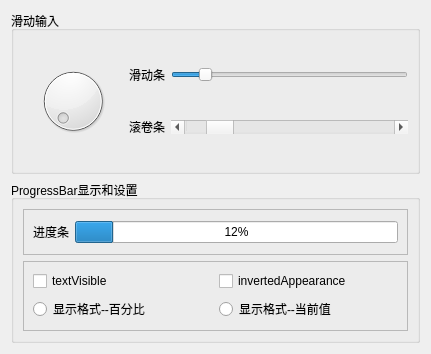
<?xml version="1.0" encoding="UTF-8"?>
<ui version="4.0">
 <class>Widget</class>
 <widget class="QWidget" name="Widget">
  <property name="geometry">
   <rect>
    <x>0</x>
    <y>0</y>
    <width>431</width>
    <height>354</height>
   </rect>
  </property>
  <property name="windowTitle">
   <string>Widget</string>
  </property>
  <layout class="QVBoxLayout" name="verticalLayout">
   <item>
    <widget class="QGroupBox" name="groupBox">
     <property name="title">
      <string>滑动输入</string>
     </property>
     <layout class="QGridLayout" name="gridLayout">
      <item row="0" column="0" rowspan="2">
       <widget class="QDial" name="dial"/>
      </item>
      <item row="0" column="1">
       <widget class="QLabel" name="label">
        <property name="text">
         <string>滑动条</string>
        </property>
       </widget>
      </item>
      <item row="0" column="2">
       <widget class="QSlider" name="horizontalSlider">
        <property name="minimum">
         <number>1</number>
        </property>
        <property name="maximum">
         <number>200</number>
        </property>
        <property name="value">
         <number>25</number>
        </property>
        <property name="orientation">
         <enum>Qt::Horizontal</enum>
        </property>
       </widget>
      </item>
      <item row="1" column="1">
       <widget class="QLabel" name="label_2">
        <property name="text">
         <string>滚卷条</string>
        </property>
       </widget>
      </item>
      <item row="1" column="2">
       <widget class="QScrollBar" name="horizontalScrollBar">
        <property name="minimum">
         <number>1</number>
        </property>
        <property name="maximum">
         <number>200</number>
        </property>
        <property name="value">
         <number>25</number>
        </property>
        <property name="orientation">
         <enum>Qt::Horizontal</enum>
        </property>
       </widget>
      </item>
     </layout>
    </widget>
   </item>
   <item>
    <widget class="QGroupBox" name="groupBox_2">
     <property name="title">
      <string>ProgressBar显示和设置</string>
     </property>
     <layout class="QGridLayout" name="gridLayout_4">
      <item row="0" column="0">
       <widget class="QFrame" name="frame">
        <property name="frameShape">
         <enum>QFrame::StyledPanel</enum>
        </property>
        <property name="frameShadow">
         <enum>QFrame::Raised</enum>
        </property>
        <layout class="QGridLayout" name="gridLayout_2">
         <item row="0" column="0">
          <widget class="QLabel" name="label_3">
           <property name="text">
            <string>进度条</string>
           </property>
          </widget>
         </item>
         <item row="0" column="1">
          <widget class="QProgressBar" name="progressBar">
           <property name="minimum">
            <number>1</number>
           </property>
           <property name="maximum">
            <number>200</number>
           </property>
           <property name="value">
            <number>25</number>
           </property>
          </widget>
         </item>
        </layout>
       </widget>
      </item>
      <item row="1" column="0">
       <widget class="QFrame" name="frame_2">
        <property name="frameShape">
         <enum>QFrame::StyledPanel</enum>
        </property>
        <property name="frameShadow">
         <enum>QFrame::Raised</enum>
        </property>
        <layout class="QGridLayout" name="gridLayout_3">
         <item row="0" column="0">
          <widget class="QCheckBox" name="chkTextVisible">
           <property name="text">
            <string>textVisible</string>
           </property>
          </widget>
         </item>
         <item row="0" column="1">
          <widget class="QCheckBox" name="chkInvertedAppearance">
           <property name="text">
            <string>invertedAppearance</string>
           </property>
          </widget>
         </item>
         <item row="1" column="0">
          <widget class="QRadioButton" name="radioPercent">
           <property name="text">
            <string>显示格式--百分比</string>
           </property>
          </widget>
         </item>
         <item row="1" column="1">
          <widget class="QRadioButton" name="radioValue">
           <property name="text">
            <string>显示格式--当前值</string>
           </property>
          </widget>
         </item>
        </layout>
       </widget>
      </item>
     </layout>
    </widget>
   </item>
  </layout>
 </widget>
 <resources/>
 <connections/>
</ui>
